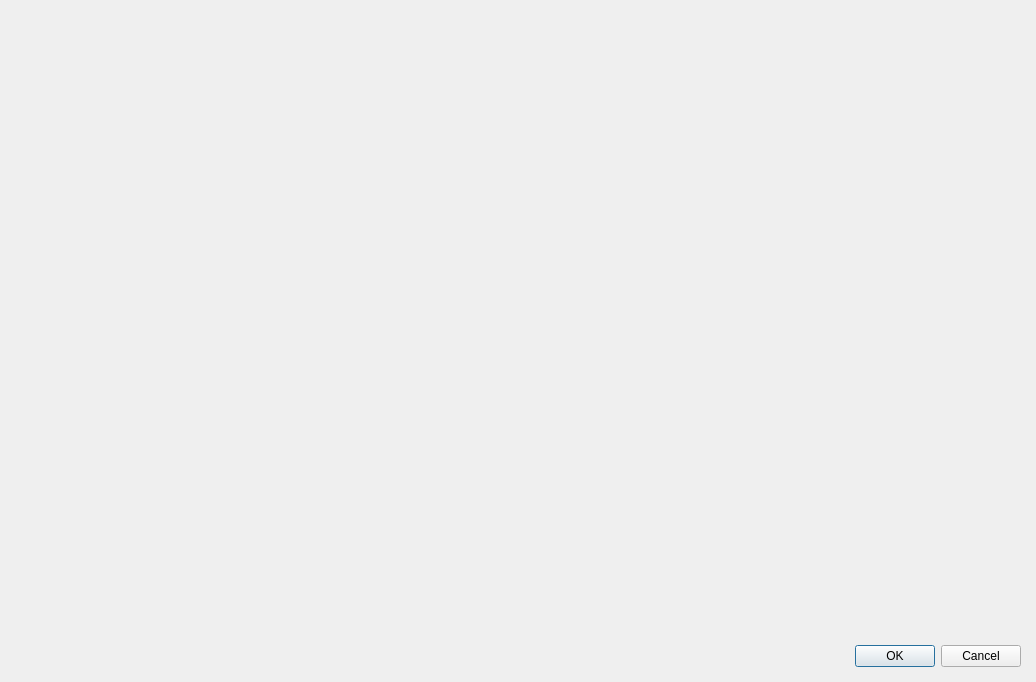
<?xml version="1.0" encoding="UTF-8"?>
<ui version="4.0">
 <class>AmpsGuts</class>
 <widget class="QDialog" name="AmpsGuts">
  <property name="geometry">
   <rect>
    <x>0</x>
    <y>0</y>
    <width>1036</width>
    <height>682</height>
   </rect>
  </property>
  <property name="windowTitle">
   <string>Dialog</string>
  </property>
  <widget class="QDialogButtonBox" name="buttonBox">
   <property name="geometry">
    <rect>
     <x>680</x>
     <y>640</y>
     <width>341</width>
     <height>32</height>
    </rect>
   </property>
   <property name="orientation">
    <enum>Qt::Horizontal</enum>
   </property>
   <property name="standardButtons">
    <set>QDialogButtonBox::Cancel|QDialogButtonBox::Ok</set>
   </property>
  </widget>
  <widget class="QLabel" name="powerAmpTube">
   <property name="geometry">
    <rect>
     <x>396</x>
     <y>242</y>
     <width>101</width>
     <height>231</height>
    </rect>
   </property>
   <property name="text">
    <string/>
   </property>
   <property name="pixmap">
    <pixmap resource="CCtoAX.qrc">:/Pictures/pictures/powerAmpTube.jpg</pixmap>
   </property>
   <property name="scaledContents">
    <bool>false</bool>
   </property>
   <property name="alignment">
    <set>Qt::AlignCenter</set>
   </property>
  </widget>
  <widget class="QLabel" name="preAmpTube">
   <property name="geometry">
    <rect>
     <x>120</x>
     <y>292</y>
     <width>61</width>
     <height>131</height>
    </rect>
   </property>
   <property name="text">
    <string/>
   </property>
   <property name="pixmap">
    <pixmap resource="CCtoAX.qrc">:/Pictures/pictures/pre AmpTube.jpg</pixmap>
   </property>
   <property name="alignment">
    <set>Qt::AlignCenter</set>
   </property>
  </widget>
  <widget class="QLabel" name="Speaker">
   <property name="geometry">
    <rect>
     <x>868</x>
     <y>308</y>
     <width>121</width>
     <height>101</height>
    </rect>
   </property>
   <property name="text">
    <string/>
   </property>
   <property name="pixmap">
    <pixmap resource="CCtoAX.qrc">:/Pictures/pictures/speaker.jpg</pixmap>
   </property>
   <property name="scaledContents">
    <bool>true</bool>
   </property>
   <property name="alignment">
    <set>Qt::AlignCenter</set>
   </property>
  </widget>
  <widget class="QLabel" name="outpuTransformer">
   <property name="geometry">
    <rect>
     <x>642</x>
     <y>319</y>
     <width>111</width>
     <height>81</height>
    </rect>
   </property>
   <property name="text">
    <string/>
   </property>
   <property name="pixmap">
    <pixmap resource="CCtoAX.qrc">:/Pictures/pictures/outputTransformer.png</pixmap>
   </property>
   <property name="scaledContents">
    <bool>true</bool>
   </property>
   <property name="alignment">
    <set>Qt::AlignCenter</set>
   </property>
  </widget>
  <widget class="QLabel" name="equalizer">
   <property name="geometry">
    <rect>
     <x>561</x>
     <y>23</y>
     <width>61</width>
     <height>61</height>
    </rect>
   </property>
   <property name="text">
    <string/>
   </property>
   <property name="pixmap">
    <pixmap resource="CCtoAX.qrc">:/Pictures/pictures/equalizer.png</pixmap>
   </property>
   <property name="scaledContents">
    <bool>true</bool>
   </property>
  </widget>
  <widget class="QLabel" name="label">
   <property name="geometry">
    <rect>
     <x>398</x>
     <y>24</y>
     <width>51</width>
     <height>61</height>
    </rect>
   </property>
   <property name="text">
    <string/>
   </property>
   <property name="pixmap">
    <pixmap resource="CCtoAX.qrc">:/Pictures/pictures/toneKnob.jpg</pixmap>
   </property>
   <property name="scaledContents">
    <bool>true</bool>
   </property>
   <property name="alignment">
    <set>Qt::AlignCenter</set>
   </property>
  </widget>
 </widget>
 <resources>
  <include location="CCtoAX.qrc"/>
 </resources>
 <connections>
  <connection>
   <sender>buttonBox</sender>
   <signal>accepted()</signal>
   <receiver>AmpsGuts</receiver>
   <slot>accept()</slot>
   <hints>
    <hint type="sourcelabel">
     <x>248</x>
     <y>254</y>
    </hint>
    <hint type="destinationlabel">
     <x>157</x>
     <y>274</y>
    </hint>
   </hints>
  </connection>
  <connection>
   <sender>buttonBox</sender>
   <signal>rejected()</signal>
   <receiver>AmpsGuts</receiver>
   <slot>reject()</slot>
   <hints>
    <hint type="sourcelabel">
     <x>316</x>
     <y>260</y>
    </hint>
    <hint type="destinationlabel">
     <x>286</x>
     <y>274</y>
    </hint>
   </hints>
  </connection>
 </connections>
</ui>
